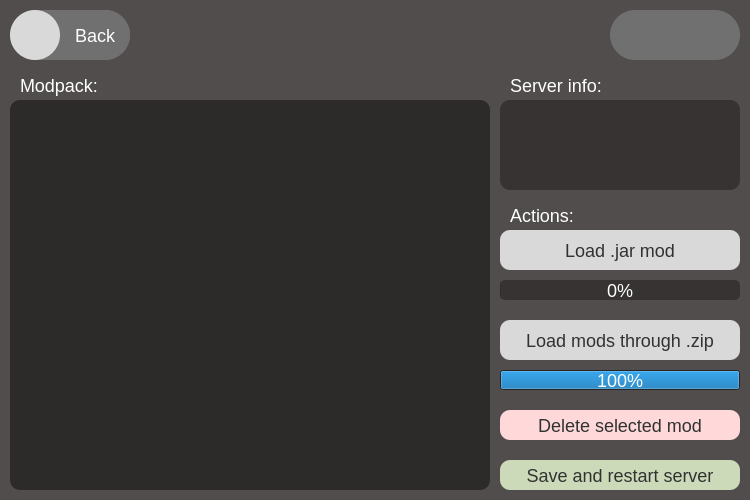
<?xml version="1.0" encoding="UTF-8"?>
<ui version="4.0">
 <class>Mods</class>
 <widget class="QWidget" name="Mods">
  <property name="geometry">
   <rect>
    <x>0</x>
    <y>0</y>
    <width>750</width>
    <height>500</height>
   </rect>
  </property>
  <property name="windowTitle">
   <string>Form</string>
  </property>
  <widget class="QWidget" name="centralwidget" native="true">
   <property name="geometry">
    <rect>
     <x>0</x>
     <y>0</y>
     <width>750</width>
     <height>500</height>
    </rect>
   </property>
   <property name="styleSheet">
    <string notr="true">background: #514D4D;</string>
   </property>
   <widget class="QWidget" name="BarSection" native="true">
    <property name="geometry">
     <rect>
      <x>10</x>
      <y>10</y>
      <width>730</width>
      <height>50</height>
     </rect>
    </property>
    <widget class="QWidget" name="BackButtonHolder" native="true">
     <property name="geometry">
      <rect>
       <x>0</x>
       <y>0</y>
       <width>120</width>
       <height>50</height>
      </rect>
     </property>
     <property name="styleSheet">
      <string notr="true">background: #707070;
border-radius: 25px;
</string>
     </property>
     <widget class="QPushButton" name="BackButton1">
      <property name="geometry">
       <rect>
        <x>0</x>
        <y>0</y>
        <width>50</width>
        <height>50</height>
       </rect>
      </property>
      <property name="cursor">
       <cursorShape>PointingHandCursor</cursorShape>
      </property>
      <property name="styleSheet">
       <string notr="true">background: #D9D9D9;
</string>
      </property>
      <property name="text">
       <string/>
      </property>
     </widget>
     <widget class="QPushButton" name="BackButton2">
      <property name="geometry">
       <rect>
        <x>50</x>
        <y>0</y>
        <width>70</width>
        <height>50</height>
       </rect>
      </property>
      <property name="cursor">
       <cursorShape>PointingHandCursor</cursorShape>
      </property>
      <property name="styleSheet">
       <string notr="true">font-family: 'Inter SemiBold';
font-size: 18px;
line-height: 22px;

color: #FFFFFF;

</string>
      </property>
      <property name="text">
       <string>Back</string>
      </property>
     </widget>
    </widget>
    <widget class="QLabel" name="BranchName">
     <property name="geometry">
      <rect>
       <x>600</x>
       <y>0</y>
       <width>130</width>
       <height>50</height>
      </rect>
     </property>
     <property name="styleSheet">
      <string notr="true">background: #707070;
border-radius: 25px;
font-family: 'Inter SemiBold';
font-size: 18px;
line-height: 22px;

color: #FFFFFF;
</string>
     </property>
     <property name="text">
      <string/>
     </property>
     <property name="alignment">
      <set>Qt::AlignmentFlag::AlignCenter</set>
     </property>
    </widget>
   </widget>
   <widget class="QWidget" name="MPSection" native="true">
    <property name="geometry">
     <rect>
      <x>10</x>
      <y>70</y>
      <width>480</width>
      <height>420</height>
     </rect>
    </property>
    <widget class="QLabel" name="ModpackLabel">
     <property name="geometry">
      <rect>
       <x>10</x>
       <y>0</y>
       <width>100</width>
       <height>30</height>
      </rect>
     </property>
     <property name="styleSheet">
      <string notr="true">font-family: 'Inter SemiBold';
font-size: 18px;
line-height: 22px;

color: #FFFFFF;

</string>
     </property>
     <property name="text">
      <string>Modpack:</string>
     </property>
    </widget>
    <widget class="QWidget" name="Modpack" native="true">
     <property name="geometry">
      <rect>
       <x>0</x>
       <y>30</y>
       <width>480</width>
       <height>390</height>
      </rect>
     </property>
     <property name="styleSheet">
      <string notr="true">background: #2D2A2A;
border-radius: 10px;
</string>
     </property>
    </widget>
   </widget>
   <widget class="QWidget" name="ActionsSection" native="true">
    <property name="geometry">
     <rect>
      <x>500</x>
      <y>70</y>
      <width>240</width>
      <height>420</height>
     </rect>
    </property>
    <widget class="QLabel" name="ServerInfoLabel">
     <property name="geometry">
      <rect>
       <x>10</x>
       <y>0</y>
       <width>110</width>
       <height>30</height>
      </rect>
     </property>
     <property name="styleSheet">
      <string notr="true">font-family: 'Inter SemiBold';
font-size: 18px;
line-height: 22px;

color: #FFFFFF;

</string>
     </property>
     <property name="text">
      <string>Server info:</string>
     </property>
    </widget>
    <widget class="QWidget" name="ServerInfo" native="true">
     <property name="geometry">
      <rect>
       <x>0</x>
       <y>30</y>
       <width>240</width>
       <height>90</height>
      </rect>
     </property>
     <property name="styleSheet">
      <string notr="true">background: #373333;
border-radius: 10px;
</string>
     </property>
     <widget class="QLabel" name="Version">
      <property name="geometry">
       <rect>
        <x>10</x>
        <y>10</y>
        <width>220</width>
        <height>30</height>
       </rect>
      </property>
      <property name="styleSheet">
       <string notr="true">font-family: 'Inter SemiBold';
font-size: 18px;
line-height: 22px;

color: #FFFFFF;

</string>
      </property>
      <property name="text">
       <string/>
      </property>
     </widget>
     <widget class="QLabel" name="Core">
      <property name="geometry">
       <rect>
        <x>10</x>
        <y>50</y>
        <width>220</width>
        <height>30</height>
       </rect>
      </property>
      <property name="styleSheet">
       <string notr="true">font-family: 'Inter SemiBold';
font-size: 18px;
line-height: 22px;

color: #FFFFFF;

</string>
      </property>
      <property name="text">
       <string/>
      </property>
     </widget>
    </widget>
    <widget class="QLabel" name="ActionsLabel">
     <property name="geometry">
      <rect>
       <x>10</x>
       <y>130</y>
       <width>80</width>
       <height>30</height>
      </rect>
     </property>
     <property name="styleSheet">
      <string notr="true">font-family: 'Inter SemiBold';
font-size: 18px;
line-height: 22px;

color: #FFFFFF;

</string>
     </property>
     <property name="text">
      <string>Actions:</string>
     </property>
    </widget>
    <widget class="QWidget" name="Actions" native="true">
     <property name="geometry">
      <rect>
       <x>0</x>
       <y>160</y>
       <width>240</width>
       <height>260</height>
      </rect>
     </property>
     <widget class="QPushButton" name="LoadJarButton">
      <property name="geometry">
       <rect>
        <x>0</x>
        <y>0</y>
        <width>240</width>
        <height>40</height>
       </rect>
      </property>
      <property name="cursor">
       <cursorShape>PointingHandCursor</cursorShape>
      </property>
      <property name="styleSheet">
       <string notr="true">background: #D9D9D9;
border-radius: 10px;

font-family: 'Inter SemiBold';
font-size: 18px;
line-height: 22px;

color: #323232;

</string>
      </property>
      <property name="text">
       <string>Load .jar mod</string>
      </property>
     </widget>
     <widget class="QProgressBar" name="LoadJarProgress">
      <property name="geometry">
       <rect>
        <x>0</x>
        <y>50</y>
        <width>240</width>
        <height>20</height>
       </rect>
      </property>
      <property name="styleSheet">
       <string notr="true">background: #373333;
border-radius: 5px;
font-family: 'Inter SemiBold';
font-size: 18px;
line-height: 22px;

color: #FFFFFF;</string>
      </property>
      <property name="value">
       <number>0</number>
      </property>
      <property name="alignment">
       <set>Qt::AlignmentFlag::AlignCenter</set>
      </property>
     </widget>
     <widget class="QPushButton" name="LoadZipButton">
      <property name="geometry">
       <rect>
        <x>0</x>
        <y>90</y>
        <width>240</width>
        <height>40</height>
       </rect>
      </property>
      <property name="cursor">
       <cursorShape>PointingHandCursor</cursorShape>
      </property>
      <property name="styleSheet">
       <string notr="true">background: #D9D9D9;
border-radius: 10px;

font-family: 'Inter SemiBold';
font-size: 18px;
line-height: 22px;

color: #323232;

</string>
      </property>
      <property name="text">
       <string>Load mods through .zip</string>
      </property>
     </widget>
     <widget class="QProgressBar" name="LoadZipProgress">
      <property name="geometry">
       <rect>
        <x>0</x>
        <y>140</y>
        <width>240</width>
        <height>20</height>
       </rect>
      </property>
      <property name="styleSheet">
       <string notr="true">background: #373333;
border-radius: 5px;
font-family: 'Inter SemiBold';
font-size: 18px;
line-height: 22px;

color: #FFFFFF;</string>
      </property>
      <property name="value">
       <number>100</number>
      </property>
      <property name="alignment">
       <set>Qt::AlignmentFlag::AlignCenter</set>
      </property>
     </widget>
     <widget class="QPushButton" name="DeleteModButton">
      <property name="geometry">
       <rect>
        <x>0</x>
        <y>180</y>
        <width>240</width>
        <height>30</height>
       </rect>
      </property>
      <property name="cursor">
       <cursorShape>PointingHandCursor</cursorShape>
      </property>
      <property name="styleSheet">
       <string notr="true">background: #FFD9D9;
border-radius: 10px;

font-family: 'Inter SemiBold';
font-size: 18px;
line-height: 22px;

color: #323232;

</string>
      </property>
      <property name="text">
       <string>Delete selected mod</string>
      </property>
     </widget>
     <widget class="QPushButton" name="SaveAndRestartButton">
      <property name="geometry">
       <rect>
        <x>0</x>
        <y>230</y>
        <width>240</width>
        <height>30</height>
       </rect>
      </property>
      <property name="cursor">
       <cursorShape>PointingHandCursor</cursorShape>
      </property>
      <property name="styleSheet">
       <string notr="true">background: #CCDAB9;
border-radius: 10px;

font-family: 'Inter SemiBold';
font-size: 18px;
line-height: 22px;

color: #323232;

</string>
      </property>
      <property name="text">
       <string>Save and restart server</string>
      </property>
     </widget>
    </widget>
   </widget>
  </widget>
 </widget>
 <resources/>
 <connections/>
</ui>
